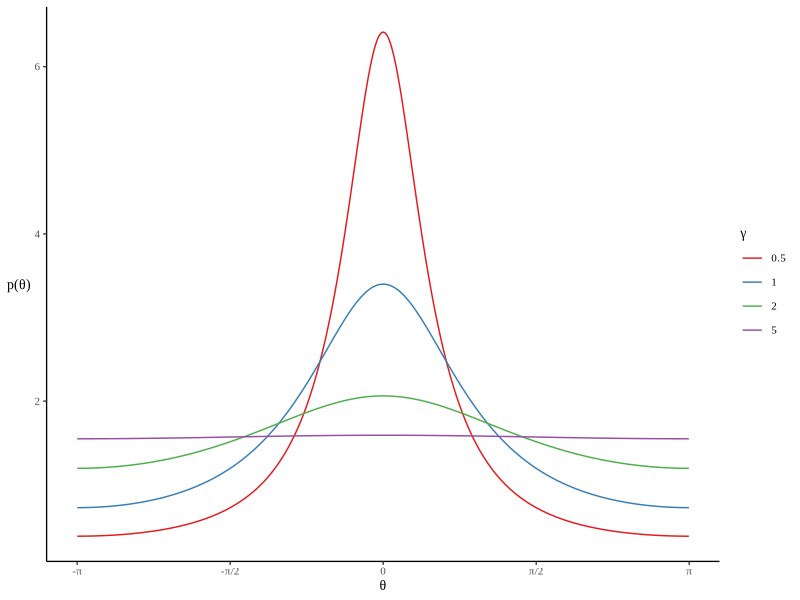

Generate this figure with R:
library(tidyverse)

d_wc <- function(theta, gamma){
  0.5*pi *( sinh( gamma ) / ( cosh(gamma) - cos(theta) ) )
}

theme_set(theme_classic(base_size = 10,base_family="Times New Roman"))
theme_update(axis.title.y = element_text(angle = 0, vjust = 0.5))

xx    <- seq(-pi, pi, by=0.01)
gamma <- c(0.5,1,2,5)
wc_dens <- sapply(gamma, FUN=function(x) d_wc(xx, x))

df <- data.frame(angle   = rep(xx, length(gamma)),
                 density = c(wc_dens),
                 gamma   = rep(as.character(gamma), each=length(xx)))


wc_plot <- ggplot(data=df, aes(x=angle, y=density, fill=gamma, color=gamma)) +
              geom_line()+
              xlab(label="\u03b8") + ylab(label="p(\u03b8)") +
              scale_x_continuous(breaks=c(-pi, -pi/2, 0, pi/2, pi),
                                 labels=c("-\u03c0", "-\u03c0/2","0","\u03c0/2","\u03c0")) +
              scale_color_brewer(palette = "Set1",name  = "\u03b3")

ggsave(filename = "../Figure_4/WC_examples.tiff", plot = wc_plot, width = 5.2-1.732, height=1.5,units = "in", dpi=600, compression = "lzw")
